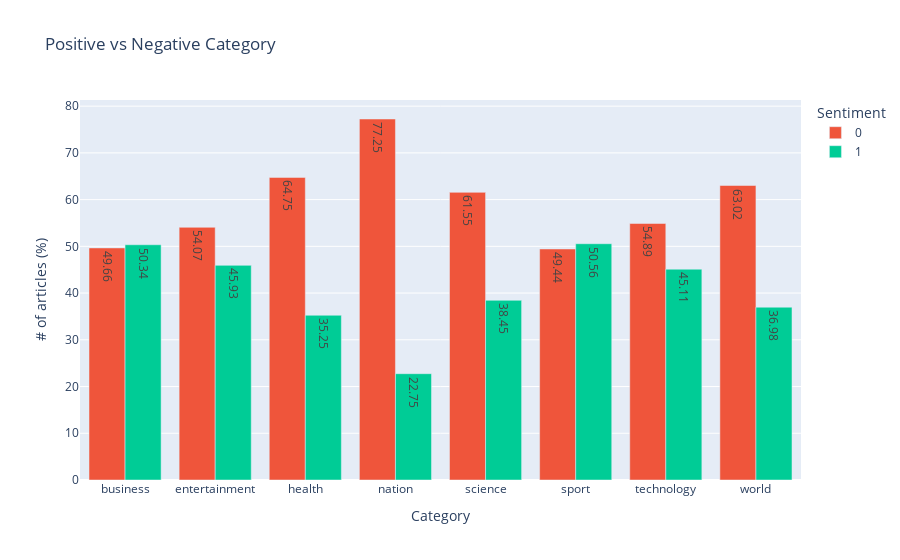

Notebook source saved alongside this figure:
### Code cell
figCat = px.bar(category_clean, 
                x="category", 
                y="sentiment %",
                text = "sentiment %", 
                barmode="group",
                color="sentiment",
                color_discrete_map={
                    '0': '#ef553b',
                    '1': '#00cc96'
                },
                labels={
                      "category": "Category",
                      "sentiment %": "# of articles (%)",
                      "sentiment": "Sentiment"
                  },
                  title="Positive vs Negative Category"
                )

figCat.show()

### Figure 1 — Plotly figure (JSON) as saved in the notebook; plotly's stock layout.template omitted (floating-point values rounded to 4 significant figures)
{"data": [{"alignmentgroup": "True", "hovertemplate": "Sentiment=0<br>Category=%{x}<br># of articles (%)=%{text}<extra></extra>", "legendgroup": "0", "marker": {"color": "#ef553b"}, "name": "0", "offsetgroup": "0", "orientation": "v", "showlegend": true, "text": [49.66, 54.07, 64.75, 77.25, 61.55, 49.44, 54.89, 63.02], "textposition": "auto", "type": "bar", "x": ["business", "entertainment", "health", "nation", "science", "sport", "technology", "world"], "xaxis": "x", "y": [49.66, 54.07, 64.75, 77.25, 61.55, 49.44, 54.89, 63.02], "yaxis": "y"}, {"alignmentgroup": "True", "hovertemplate": "Sentiment=1<br>Category=%{x}<br># of articles (%)=%{text}<extra></extra>", "legendgroup": "1", "marker": {"color": "#00cc96"}, "name": "1", "offsetgroup": "1", "orientation": "v", "showlegend": true, "text": [50.34, 45.93, 35.25, 22.75, 38.45, 50.56, 45.11, 36.98], "textposition": "auto", "type": "bar", "x": ["business", "entertainment", "health", "nation", "science", "sport", "technology", "world"], "xaxis": "x", "y": [50.34, 45.93, 35.25, 22.75, 38.45, 50.56, 45.11, 36.98], "yaxis": "y"}], "layout": {"autosize": true, "barmode": "group", "legend": {"title": {"text": "Sentiment"}, "tracegroupgap": 0}, "title": {"text": "Positive vs Negative Category"}, "xaxis": {"anchor": "y", "autorange": true, "domain": [0, 1], "range": [-0.5, 7.5], "title": {"text": "Category"}, "type": "category"}, "yaxis": {"anchor": "x", "autorange": true, "domain": [0, 1], "range": [0, 81.32], "title": {"text": "# of articles (%)"}, "type": "linear"}}}
